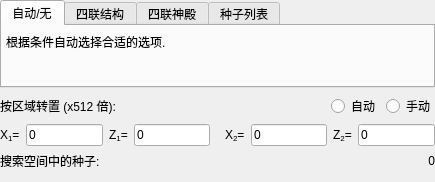
<?xml version="1.0" encoding="UTF-8"?>
<ui version="4.0">
 <class>FormGen48</class>
 <widget class="QWidget" name="FormGen48">
  <property name="geometry">
   <rect>
    <x>0</x>
    <y>0</y>
    <width>435</width>
    <height>182</height>
   </rect>
  </property>
  <property name="sizePolicy">
   <sizepolicy hsizetype="Expanding" vsizetype="Expanding">
    <horstretch>0</horstretch>
    <verstretch>0</verstretch>
   </sizepolicy>
  </property>
  <property name="windowTitle">
   <string>Form</string>
  </property>
  <layout class="QGridLayout" name="gridLayout">
   <property name="leftMargin">
    <number>0</number>
   </property>
   <property name="topMargin">
    <number>0</number>
   </property>
   <property name="rightMargin">
    <number>0</number>
   </property>
   <property name="bottomMargin">
    <number>0</number>
   </property>
   <item row="0" column="0">
    <widget class="QWidget" name="widget" native="true">
     <layout class="QGridLayout" name="gridLayout_2">
      <property name="leftMargin">
       <number>0</number>
      </property>
      <property name="topMargin">
       <number>0</number>
      </property>
      <property name="rightMargin">
       <number>0</number>
      </property>
      <property name="bottomMargin">
       <number>0</number>
      </property>
      <item row="0" column="0" colspan="2">
       <widget class="QTabWidget" name="tabWidget">
        <property name="currentIndex">
         <number>0</number>
        </property>
        <widget class="QWidget" name="tabAuto">
         <attribute name="title">
          <string>自动/无</string>
         </attribute>
         <layout class="QGridLayout" name="gridLayout_4">
          <property name="leftMargin">
           <number>4</number>
          </property>
          <property name="topMargin">
           <number>4</number>
          </property>
          <property name="rightMargin">
           <number>4</number>
          </property>
          <property name="bottomMargin">
           <number>4</number>
          </property>
          <item row="0" column="0">
           <widget class="QLabel" name="labelAutoDesc">
            <property name="text">
             <string>根据条件自动选择合适的选项.</string>
            </property>
           </widget>
          </item>
          <item row="1" column="0">
           <widget class="QLabel" name="labelAuto">
            <property name="text">
             <string/>
            </property>
           </widget>
          </item>
         </layout>
        </widget>
        <widget class="QWidget" name="tabQuadF">
         <attribute name="title">
          <string>四联结构</string>
         </attribute>
         <layout class="QGridLayout" name="gridLayout_5">
          <property name="leftMargin">
           <number>4</number>
          </property>
          <property name="topMargin">
           <number>4</number>
          </property>
          <property name="rightMargin">
           <number>4</number>
          </property>
          <property name="bottomMargin">
           <number>4</number>
          </property>
          <item row="1" column="0">
           <widget class="QLabel" name="labelSalt">
            <property name="toolTip">
             <string>Value (such as a structure salt) added to the 48-bit seeds</string>
            </property>
            <property name="text">
             <string>添加结构盐:</string>
            </property>
           </widget>
          </item>
          <item row="1" column="1">
           <widget class="QLineEdit" name="lineSalt">
            <property name="enabled">
             <bool>false</bool>
            </property>
            <property name="text">
             <string>0</string>
            </property>
           </widget>
          </item>
          <item row="0" column="0">
           <widget class="QLabel" name="labelLow20">
            <property name="toolTip">
             <string>Selects a set of values for the lower 20-bits of the seed, corresponding to quad-feature constellations
Applies only to feature-structures of region-size = 32 and chunk-gap = 8, in particular swamp-huts</string>
            </property>
            <property name="text">
             <string>限制低位:</string>
            </property>
           </widget>
          </item>
          <item row="0" column="1">
           <widget class="QComboBox" name="comboLow20">
            <property name="sizeAdjustPolicy">
             <enum>QComboBox::AdjustToMinimumContentsLength</enum>
            </property>
            <item>
             <property name="text">
              <string>四联女巫小屋 (理想)</string>
             </property>
            </item>
            <item>
             <property name="text">
              <string>四联女巫小屋 (经典)</string>
             </property>
            </item>
            <item>
             <property name="text">
              <string>四联女巫小屋 (普通)</string>
             </property>
            </item>
            <item>
             <property name="text">
              <string>四联女巫小屋 (临界)</string>
             </property>
            </item>
            <item>
             <property name="text">
              <string>四联深海神殿 (理想, 自定义盐)</string>
             </property>
            </item>
           </widget>
          </item>
         </layout>
        </widget>
        <widget class="QWidget" name="tabQuadM">
         <attribute name="title">
          <string>四联神殿</string>
         </attribute>
         <layout class="QHBoxLayout" name="horizontalLayout_2">
          <item>
           <widget class="QLabel" name="labelQM">
            <property name="toolTip">
             <string>Number of planar spawning spaces inside monuments that are within 128 blocks of a center position
(i.e. this is a measure quality, out of 4*58*58)</string>
            </property>
            <property name="text">
             <string>最小神殿面积:</string>
            </property>
           </widget>
          </item>
         </layout>
        </widget>
        <widget class="QWidget" name="tabList">
         <attribute name="title">
          <string>种子列表</string>
         </attribute>
         <layout class="QGridLayout" name="gridLayout_7">
          <property name="leftMargin">
           <number>4</number>
          </property>
          <property name="topMargin">
           <number>4</number>
          </property>
          <property name="rightMargin">
           <number>4</number>
          </property>
          <property name="bottomMargin">
           <number>4</number>
          </property>
          <item row="0" column="0">
           <widget class="QLabel" name="labelPath">
            <property name="toolTip">
             <string>Use a custom seed list as source for 48-bit seed candidates</string>
            </property>
            <property name="text">
             <string>加载48位种子列表:</string>
            </property>
           </widget>
          </item>
          <item row="0" column="1">
           <widget class="QLineEdit" name="lineList48">
            <property name="font">
             <font>
              <family>Monospace</family>
              <pointsize>9</pointsize>
             </font>
            </property>
            <property name="readOnly">
             <bool>true</bool>
            </property>
           </widget>
          </item>
          <item row="0" column="2">
           <widget class="QPushButton" name="buttonBrowse">
            <property name="maximumSize">
             <size>
              <width>24</width>
              <height>16777215</height>
             </size>
            </property>
            <property name="text">
             <string>...</string>
            </property>
           </widget>
          </item>
          <item row="1" column="0">
           <widget class="QLabel" name="labelListSalt">
            <property name="toolTip">
             <string>Value (such as a structure salt) added to the 48-bit seeds</string>
            </property>
            <property name="text">
             <string>添加结构盐:</string>
            </property>
           </widget>
          </item>
          <item row="1" column="1" colspan="2">
           <widget class="QLineEdit" name="lineListSalt">
            <property name="enabled">
             <bool>true</bool>
            </property>
            <property name="text">
             <string>0</string>
            </property>
           </widget>
          </item>
         </layout>
        </widget>
       </widget>
      </item>
      <item row="1" column="0" colspan="2">
       <widget class="QFrame" name="frame">
        <property name="frameShape">
         <enum>QFrame::NoFrame</enum>
        </property>
        <property name="frameShadow">
         <enum>QFrame::Plain</enum>
        </property>
        <layout class="QGridLayout" name="gridLayout_3">
         <property name="leftMargin">
          <number>0</number>
         </property>
         <property name="topMargin">
          <number>0</number>
         </property>
         <property name="rightMargin">
          <number>0</number>
         </property>
         <property name="bottomMargin">
          <number>0</number>
         </property>
         <item row="0" column="0">
          <widget class="QLabel" name="labelTranspose">
           <property name="text">
            <string>按区域转置 (x512 倍):</string>
           </property>
          </widget>
         </item>
         <item row="0" column="1">
          <spacer name="horizontalSpacer_2">
           <property name="orientation">
            <enum>Qt::Horizontal</enum>
           </property>
           <property name="sizeType">
            <enum>QSizePolicy::MinimumExpanding</enum>
           </property>
           <property name="sizeHint" stdset="0">
            <size>
             <width>0</width>
             <height>0</height>
            </size>
           </property>
          </spacer>
         </item>
         <item row="0" column="2">
          <widget class="QRadioButton" name="radioAuto">
           <property name="text">
            <string>自动</string>
           </property>
          </widget>
         </item>
         <item row="0" column="3">
          <widget class="QRadioButton" name="radioManual">
           <property name="text">
            <string>手动</string>
           </property>
          </widget>
         </item>
        </layout>
       </widget>
      </item>
      <item row="2" column="0" colspan="2">
       <layout class="QHBoxLayout" name="horizontalLayout">
        <item>
         <widget class="QLabel" name="labelX1">
          <property name="toolTip">
           <string>Lower bound (inclusive)</string>
          </property>
          <property name="text">
           <string>X&lt;sub&gt;1&lt;/sub&gt;=</string>
          </property>
         </widget>
        </item>
        <item>
         <widget class="QLineEdit" name="lineEditX1">
          <property name="toolTip">
           <string>Lower bound (inclusive)</string>
          </property>
          <property name="text">
           <string>0</string>
          </property>
         </widget>
        </item>
        <item>
         <widget class="QLabel" name="labelZ1">
          <property name="toolTip">
           <string>Lower bound (inclusive)</string>
          </property>
          <property name="text">
           <string>Z&lt;sub&gt;1&lt;/sub&gt;=</string>
          </property>
         </widget>
        </item>
        <item>
         <widget class="QLineEdit" name="lineEditZ1">
          <property name="toolTip">
           <string>Lower bound (inclusive)</string>
          </property>
          <property name="text">
           <string>0</string>
          </property>
         </widget>
        </item>
        <item>
         <spacer name="horizontalSpacer">
          <property name="orientation">
           <enum>Qt::Horizontal</enum>
          </property>
          <property name="sizeHint" stdset="0">
           <size>
            <width>40</width>
            <height>20</height>
           </size>
          </property>
         </spacer>
        </item>
        <item>
         <widget class="QLabel" name="labelX2">
          <property name="toolTip">
           <string>Upper bound (inclusive)</string>
          </property>
          <property name="text">
           <string>X&lt;sub&gt;2&lt;/sub&gt;=</string>
          </property>
         </widget>
        </item>
        <item>
         <widget class="QLineEdit" name="lineEditX2">
          <property name="toolTip">
           <string>Upper bound (inclusive)</string>
          </property>
          <property name="text">
           <string>0</string>
          </property>
         </widget>
        </item>
        <item>
         <widget class="QLabel" name="labelZ2">
          <property name="toolTip">
           <string>Upper bound (inclusive)</string>
          </property>
          <property name="text">
           <string>Z&lt;sub&gt;2&lt;/sub&gt;=</string>
          </property>
         </widget>
        </item>
        <item>
         <widget class="QLineEdit" name="lineEditZ2">
          <property name="toolTip">
           <string>Upper bound (inclusive)</string>
          </property>
          <property name="text">
           <string>0</string>
          </property>
         </widget>
        </item>
       </layout>
      </item>
      <item row="3" column="0">
       <widget class="QLabel" name="labelSpace">
        <property name="text">
         <string>搜索空间中的种子:</string>
        </property>
       </widget>
      </item>
      <item row="3" column="1">
       <widget class="QLabel" name="labelCount">
        <property name="text">
         <string>0</string>
        </property>
        <property name="alignment">
         <set>Qt::AlignRight|Qt::AlignTrailing|Qt::AlignVCenter</set>
        </property>
       </widget>
      </item>
      <item row="4" column="0">
       <spacer name="verticalSpacer_2">
        <property name="orientation">
         <enum>Qt::Vertical</enum>
        </property>
        <property name="sizeType">
         <enum>QSizePolicy::MinimumExpanding</enum>
        </property>
        <property name="sizeHint" stdset="0">
         <size>
          <width>20</width>
          <height>0</height>
         </size>
        </property>
       </spacer>
      </item>
     </layout>
    </widget>
   </item>
  </layout>
 </widget>
 <resources/>
 <connections/>
</ui>
